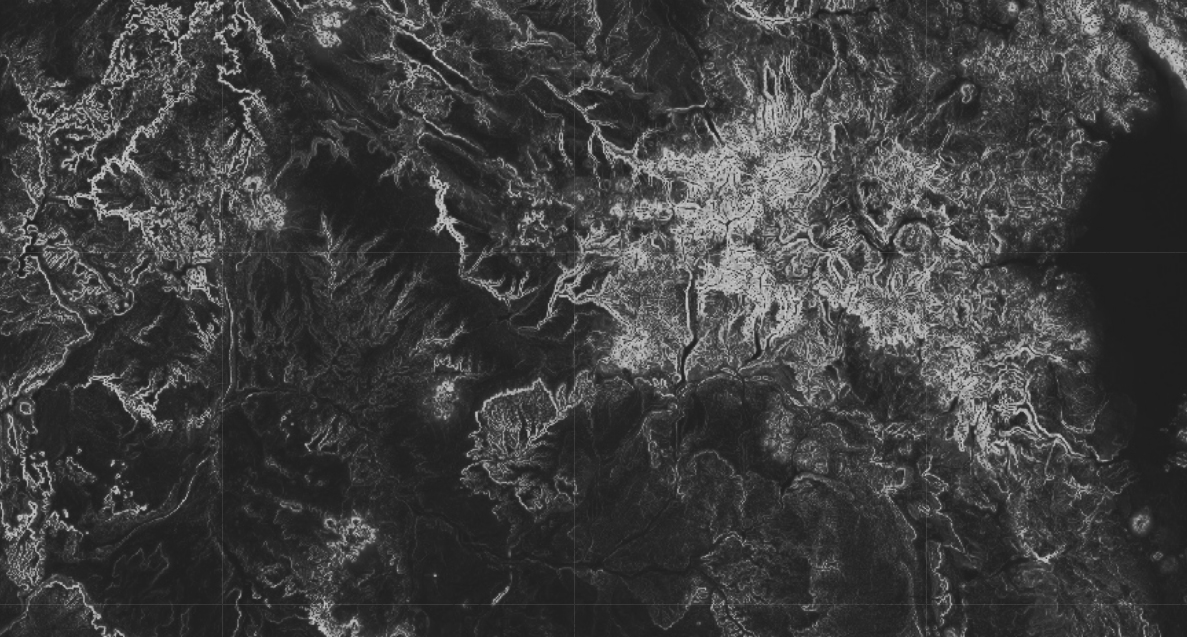
#> input picture data/gee_slope.jpg, 1187 x 637 px, found by its file name
$ python data_crunch.py
#> lines starting #> are read from the running program, lines starting #| are printed output that depends on the picture
import numpy as np
from PIL import ImageTk, Image, ImageChops, ImageOps , ImageEnhance
import cv2

def binarize(img):

  #initialize threshold
  thresh=50

  #convert image to greyscale
  img=img.convert('L')

  width,height=img.size

  #traverse through pixels
  for x in range(width):
    for y in range(height):

      #if intensity less than threshold, assign white
      if img.getpixel((x,y)) < thresh:
        img.putpixel((x,y),0)

      #if intensity greater than threshold, assign black
      else:
        img.putpixel((x,y),255)

  return img


im0 = Image.open("data\gee_slope.jpg")
#> im0 is the input picture: PIL image 1187x637 RGB; min 29, max 211, mean 63.4
im1 = Image.open("data\gee_rainfall.jpg")
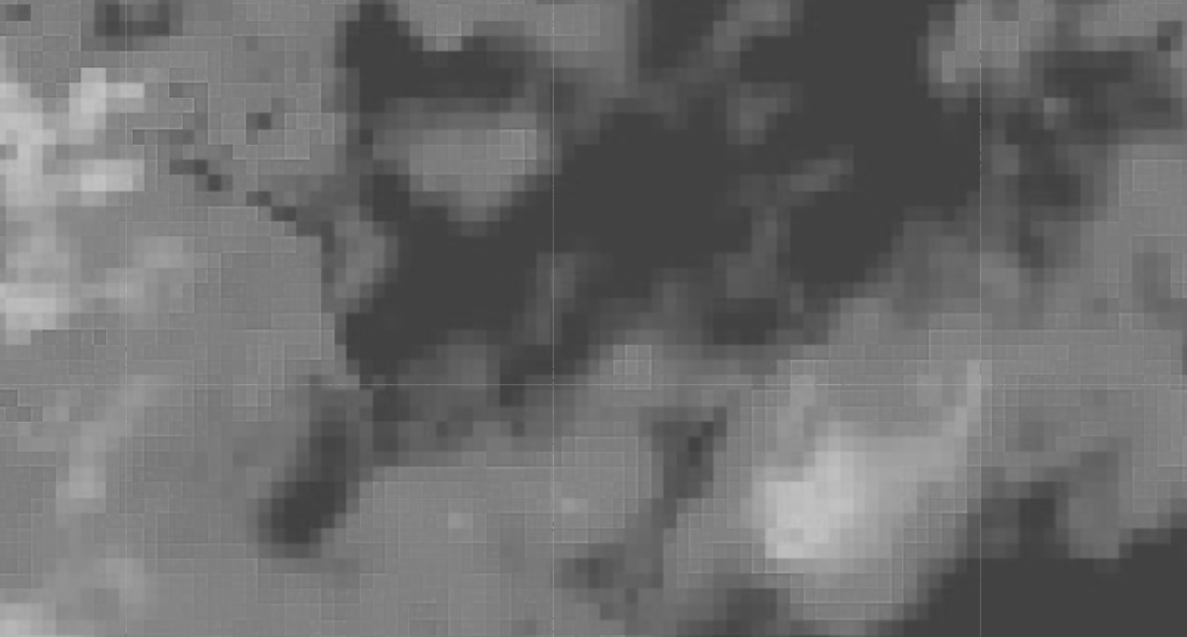
#> input picture data/gee_rainfall.jpg, 1187 x 637 px, found by its file name
#> im1 is the input picture: PIL image 1187x637 RGB; min 63, max 196, mean 108.4
im2 = Image.open("data\gee_soil.jpg")
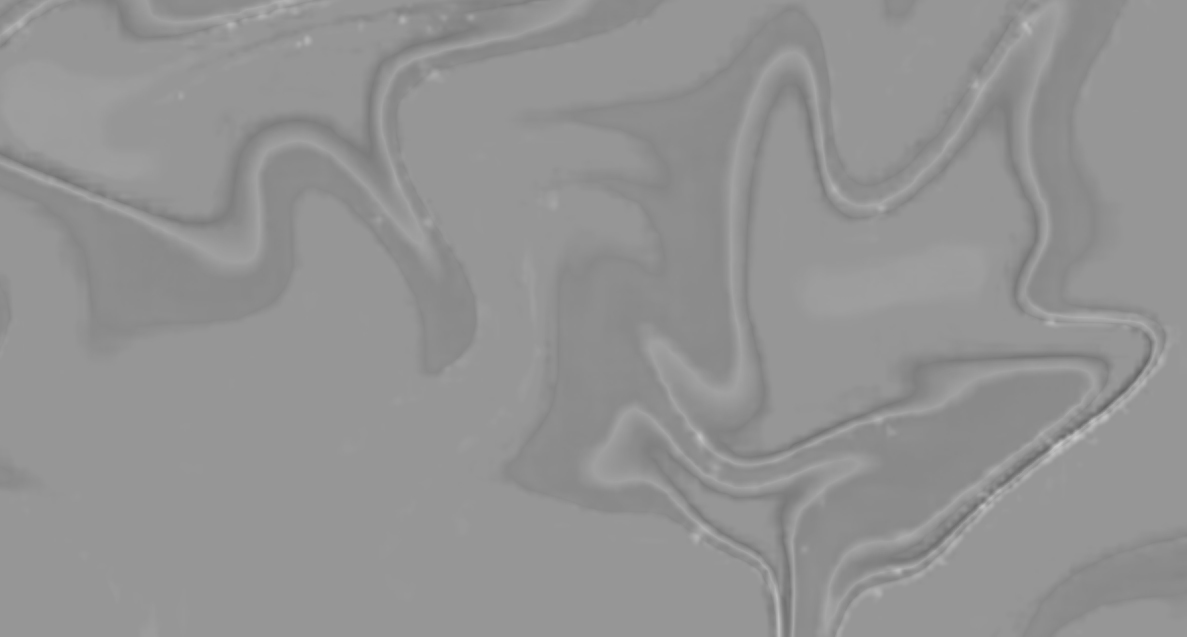
#> input picture data/gee_soil.jpg, 1187 x 637 px, found by its file name
#> im2 is the input picture: PIL image 1187x637 RGB; min 98, max 199, mean 147.1

# im0 = ImageOps.invert(im0)
# im1 = ImageOps.invert(im1)

# PIL.ImageChops.multiply() method superimposes two images on top of each other.
# If you multiply an image with a solid black image, the result is black.
# If you multiply with a solid white image, the image is unaffected.
# At least one of the images must have mode “1”.

im = ImageChops.multiply(im2,im1)
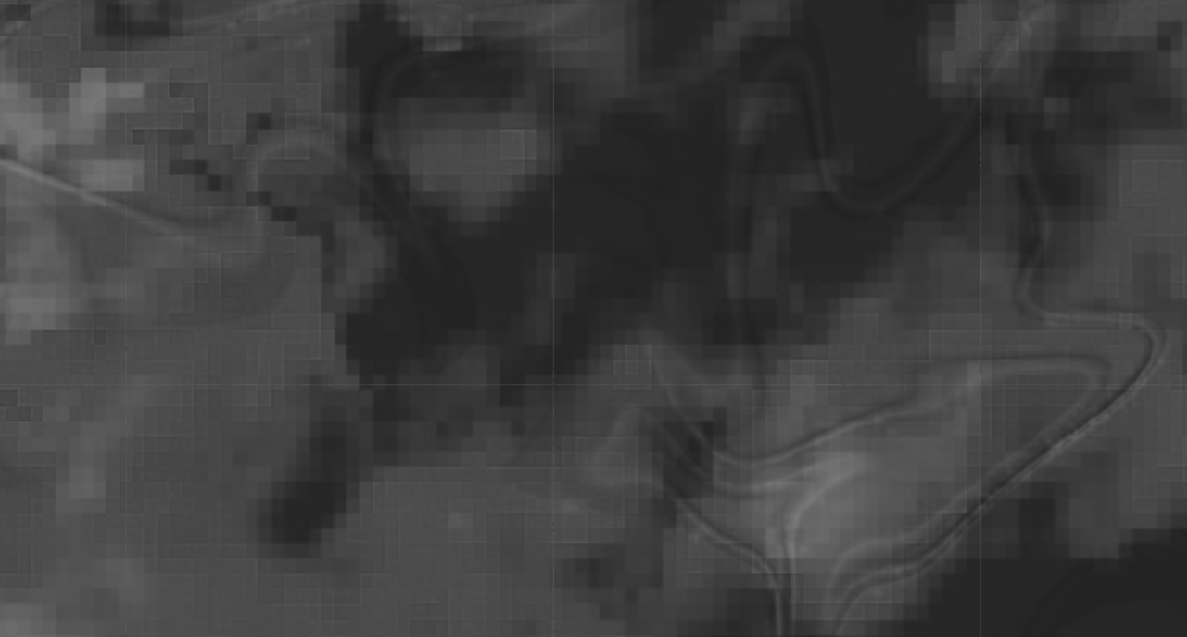
#> im: PIL image 1187x637 RGB; min 31, max 122, mean 62.1
im = ImageChops.multiply(im,im0)
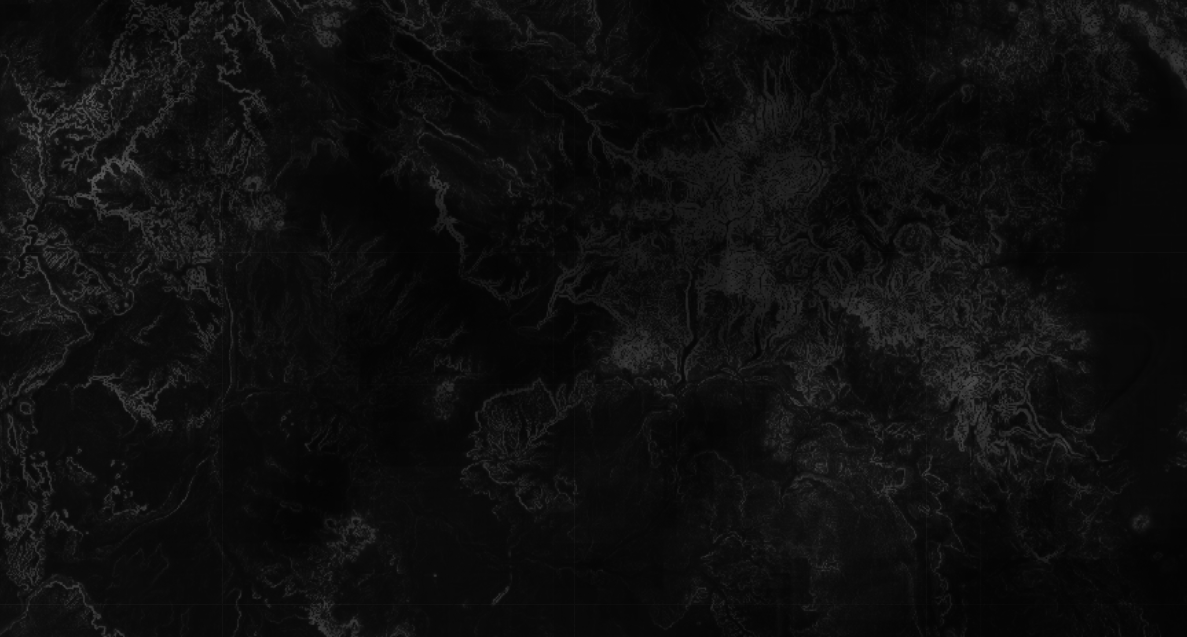
#> im: PIL image 1187x637 RGB; min 4, max 93, mean 14.6
bin_image = binarize(im)
#> after the loop in binarize, `for x in range(width):`:
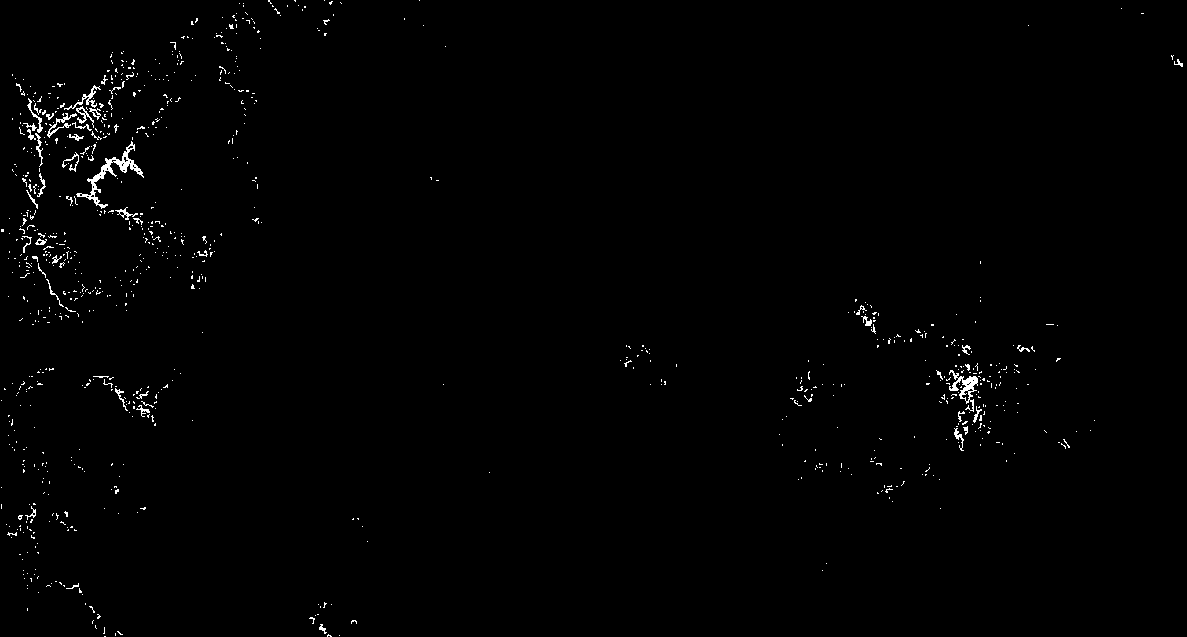
#> img: PIL image 1187x637 L; 0.85% white in thin lines or dots
bin_image.show()
bin_image.save("data\output.jpg")
